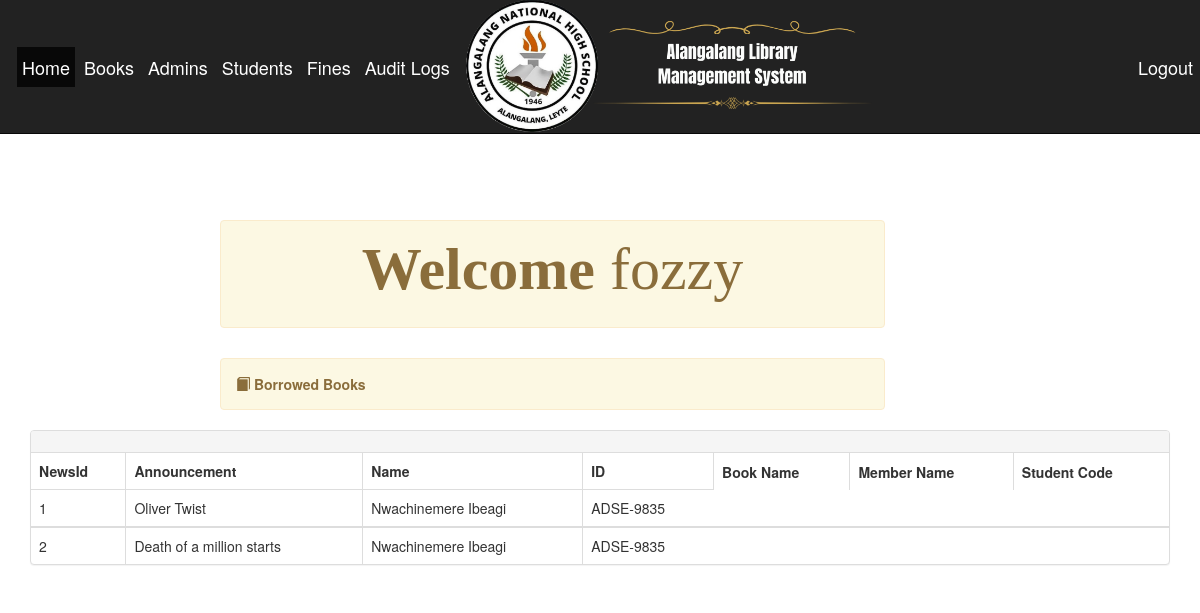
Before: /admin.php (signed in) with the older database file.
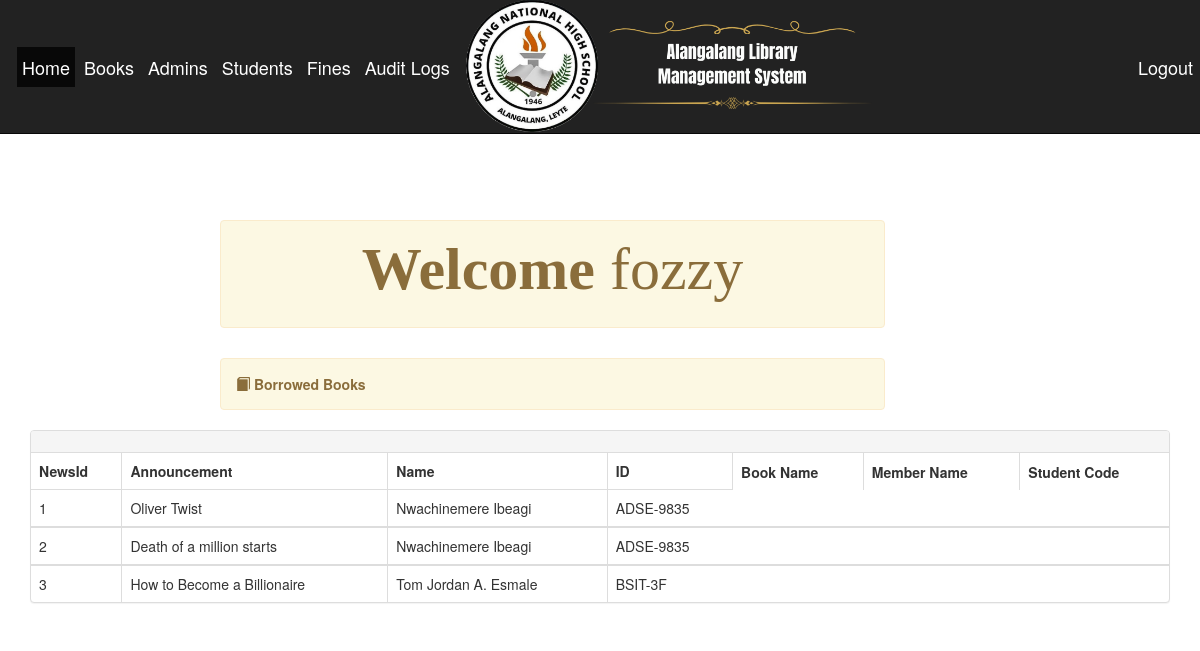
After: the same page with the newer database file.
### tables this page shows
CREATE TABLE `borrow` (
  `borrowId` int(11) NOT NULL,
  `memberName` varchar(255) NOT NULL,
  `matricNo` varchar(10) NOT NULL,
  `bookName` varchar(255) NOT NULL,
  `borrowDate` varchar(20) NOT NULL,
  `returnDate` varchar(20) NOT NULL,
  `bookId` int(2) DEFAULT NULL,
  `borrowStatus` int(2) NOT NULL,
  `fine` varchar(100) NOT NULL,
  `studentId` int(11) NOT NULL
);

### admin.php (the view, shortened to what this page needs)
<?php
require 'includes/db-inc.php';
include "includes/header.php";
?>
<div class="container">
	<?php include "includes/nav.php"; ?>
	<div class="alert alert-warning col-lg-7 col-md-12 col-sm-12 col-xs-12 col-lg-offset-2 col-md-offset-0 col-sm-offset-1 col-xs-offset-0" style="margin-top:70px">
		<h4 class="center-block"><strong> Welcome</strong> <span>
				<?php echo $admin; ?></span> </h4>
	</div>
</div>
<div class="container">
	<?php include "includes/nav.php"; ?>
	<div class="alert alert-warning col-lg-7 col-md-12 col-sm-12 col-xs-12 col-lg-offset-2 col-md-offset-0 col-sm-offset-1 col-xs-offset-0" style="margin-top:10px">
		<span class="glyphicon glyphicon-book"></span>
		<strong>Borrowed Books</strong>
	</div>
</div>
<div class="container">
	<div class="panel panel-default">
		<div class="panel-heading">
			<div class="row">
				<div class="col-lg-6 col-md-6 col-sm-12 col-xs-12 pull-right">
				</div>
			</div>
		</div>
		<table class="table table-bordered">
			<thead>
				<tr>
					<th>NewsId</th>
					<th>Announcement</th>
					<th>Name</th>
					<th>ID</th>
					<th>Book Name</th>
					<th>Member Name</th>
					<th>Student Code</th>
				</tr>
			</thead>
			<?php
			$sql = "SELECT * FROM borrow";
			$query = mysqli_query($conn, $sql);
			$counter = 1;
			while ($row = mysqli_fetch_array($query)) {
			?>
				<tbody>
					<tr>
						<td><?php echo $counter++; ?></td>
						<td><?php echo $row['bookName']; ?></td>
						<td><?php echo $row['memberName']; ?></td>
						<td><?php echo $row['matricNo']; ?></td>
					</tr>
				</tbody>
			<?php }
			?>
		</table>
	</div>
</div>
</body>
</html>

Changed rows visible on the page:
added borrow: bookName "How to Become a Billionaire", memberName "Tom Jordan A. Esmale", matricNo "BSIT-3F"
